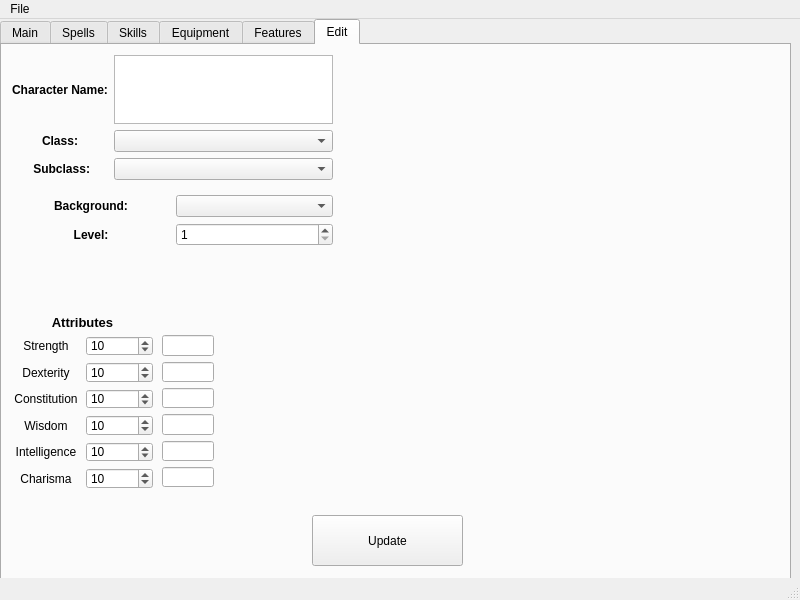
<?xml version="1.0" encoding="UTF-8"?>
<ui version="4.0">
 <class>MainWindow</class>
 <widget class="QMainWindow" name="MainWindow">
  <property name="geometry">
   <rect>
    <x>0</x>
    <y>0</y>
    <width>800</width>
    <height>600</height>
   </rect>
  </property>
  <property name="sizePolicy">
   <sizepolicy hsizetype="Fixed" vsizetype="Fixed">
    <horstretch>0</horstretch>
    <verstretch>0</verstretch>
   </sizepolicy>
  </property>
  <property name="windowTitle">
   <string>5e Character Creator</string>
  </property>
  <property name="tabShape">
   <enum>QTabWidget::Rounded</enum>
  </property>
  <widget class="QWidget" name="centralwidget">
   <widget class="QTabWidget" name="tabWidget">
    <property name="geometry">
     <rect>
      <x>0</x>
      <y>0</y>
      <width>791</width>
      <height>561</height>
     </rect>
    </property>
    <property name="sizePolicy">
     <sizepolicy hsizetype="Fixed" vsizetype="Fixed">
      <horstretch>0</horstretch>
      <verstretch>0</verstretch>
     </sizepolicy>
    </property>
    <property name="currentIndex">
     <number>5</number>
    </property>
    <widget class="QWidget" name="main_tab">
     <attribute name="title">
      <string>Main</string>
     </attribute>
    </widget>
    <widget class="QWidget" name="spells_tab">
     <attribute name="title">
      <string>Spells</string>
     </attribute>
    </widget>
    <widget class="QWidget" name="skills_tab">
     <attribute name="title">
      <string>Skills</string>
     </attribute>
     <widget class="QWidget" name="layoutWidget">
      <property name="geometry">
       <rect>
        <x>20</x>
        <y>30</y>
        <width>721</width>
        <height>481</height>
       </rect>
      </property>
      <layout class="QGridLayout" name="gridLayout_3">
       <item row="0" column="0">
        <widget class="QRadioButton" name="athletics_radioButton">
         <property name="text">
          <string>Athletics</string>
         </property>
         <property name="autoExclusive">
          <bool>false</bool>
         </property>
        </widget>
       </item>
       <item row="0" column="1">
        <widget class="QLineEdit" name="athletics_lineEdit">
         <property name="enabled">
          <bool>true</bool>
         </property>
         <property name="alignment">
          <set>Qt::AlignCenter</set>
         </property>
         <property name="readOnly">
          <bool>true</bool>
         </property>
         <property name="placeholderText">
          <string/>
         </property>
        </widget>
       </item>
       <item row="0" column="2">
        <widget class="QRadioButton" name="medicine_radioButton">
         <property name="text">
          <string>Medicine</string>
         </property>
         <property name="autoExclusive">
          <bool>false</bool>
         </property>
        </widget>
       </item>
       <item row="0" column="3">
        <widget class="QLineEdit" name="medicine_lineEdit">
         <property name="alignment">
          <set>Qt::AlignCenter</set>
         </property>
         <property name="readOnly">
          <bool>true</bool>
         </property>
        </widget>
       </item>
       <item row="1" column="0">
        <widget class="QRadioButton" name="acrobatics_radioButton">
         <property name="text">
          <string>Acrobatics</string>
         </property>
         <property name="autoExclusive">
          <bool>false</bool>
         </property>
        </widget>
       </item>
       <item row="1" column="1">
        <widget class="QLineEdit" name="acrobatics_lineEdit">
         <property name="enabled">
          <bool>true</bool>
         </property>
         <property name="alignment">
          <set>Qt::AlignCenter</set>
         </property>
         <property name="readOnly">
          <bool>true</bool>
         </property>
        </widget>
       </item>
       <item row="1" column="2">
        <widget class="QRadioButton" name="nature_radioButton">
         <property name="text">
          <string>Nature</string>
         </property>
         <property name="autoExclusive">
          <bool>false</bool>
         </property>
        </widget>
       </item>
       <item row="1" column="3">
        <widget class="QLineEdit" name="nature_lineEdit">
         <property name="alignment">
          <set>Qt::AlignCenter</set>
         </property>
         <property name="readOnly">
          <bool>true</bool>
         </property>
        </widget>
       </item>
       <item row="2" column="0">
        <widget class="QRadioButton" name="animalHandling_radioButton">
         <property name="text">
          <string>Animal Handling</string>
         </property>
         <property name="autoExclusive">
          <bool>false</bool>
         </property>
        </widget>
       </item>
       <item row="2" column="1">
        <widget class="QLineEdit" name="animal_handling_lineEdit">
         <property name="alignment">
          <set>Qt::AlignCenter</set>
         </property>
         <property name="readOnly">
          <bool>true</bool>
         </property>
        </widget>
       </item>
       <item row="2" column="2">
        <widget class="QRadioButton" name="perception_radioButton">
         <property name="text">
          <string>Perception</string>
         </property>
         <property name="autoExclusive">
          <bool>false</bool>
         </property>
        </widget>
       </item>
       <item row="2" column="3">
        <widget class="QLineEdit" name="perception_lineEdit">
         <property name="alignment">
          <set>Qt::AlignCenter</set>
         </property>
         <property name="readOnly">
          <bool>true</bool>
         </property>
        </widget>
       </item>
       <item row="3" column="0">
        <widget class="QRadioButton" name="arcana_radioButton">
         <property name="text">
          <string>Arcana</string>
         </property>
         <property name="autoExclusive">
          <bool>false</bool>
         </property>
        </widget>
       </item>
       <item row="3" column="1">
        <widget class="QLineEdit" name="arcana_lineEdit">
         <property name="alignment">
          <set>Qt::AlignCenter</set>
         </property>
         <property name="readOnly">
          <bool>true</bool>
         </property>
        </widget>
       </item>
       <item row="3" column="2">
        <widget class="QRadioButton" name="performance_radioButton">
         <property name="text">
          <string>Performance</string>
         </property>
         <property name="autoExclusive">
          <bool>false</bool>
         </property>
        </widget>
       </item>
       <item row="3" column="3">
        <widget class="QLineEdit" name="performance_lineEdit">
         <property name="alignment">
          <set>Qt::AlignCenter</set>
         </property>
         <property name="readOnly">
          <bool>true</bool>
         </property>
        </widget>
       </item>
       <item row="4" column="0">
        <widget class="QRadioButton" name="deception_radioButton">
         <property name="text">
          <string>Deception</string>
         </property>
         <property name="autoExclusive">
          <bool>false</bool>
         </property>
        </widget>
       </item>
       <item row="4" column="1">
        <widget class="QLineEdit" name="deception_lineEdit">
         <property name="alignment">
          <set>Qt::AlignCenter</set>
         </property>
         <property name="readOnly">
          <bool>true</bool>
         </property>
        </widget>
       </item>
       <item row="4" column="2">
        <widget class="QRadioButton" name="religion_radioButton">
         <property name="text">
          <string>Religion</string>
         </property>
         <property name="autoExclusive">
          <bool>false</bool>
         </property>
        </widget>
       </item>
       <item row="4" column="3">
        <widget class="QLineEdit" name="religion_lineEdit">
         <property name="alignment">
          <set>Qt::AlignCenter</set>
         </property>
         <property name="readOnly">
          <bool>true</bool>
         </property>
        </widget>
       </item>
       <item row="5" column="0">
        <widget class="QRadioButton" name="history_radioButton">
         <property name="text">
          <string>History</string>
         </property>
         <property name="autoExclusive">
          <bool>false</bool>
         </property>
        </widget>
       </item>
       <item row="5" column="1">
        <widget class="QLineEdit" name="history_lineEdit">
         <property name="alignment">
          <set>Qt::AlignCenter</set>
         </property>
         <property name="readOnly">
          <bool>true</bool>
         </property>
        </widget>
       </item>
       <item row="5" column="2">
        <widget class="QRadioButton" name="sleightofhand_radioButton">
         <property name="text">
          <string>Sleight of Hand</string>
         </property>
         <property name="autoExclusive">
          <bool>false</bool>
         </property>
        </widget>
       </item>
       <item row="5" column="3">
        <widget class="QLineEdit" name="sleightofhand_lineEdit">
         <property name="alignment">
          <set>Qt::AlignCenter</set>
         </property>
         <property name="readOnly">
          <bool>true</bool>
         </property>
        </widget>
       </item>
       <item row="6" column="0">
        <widget class="QRadioButton" name="intimidation_radioButton">
         <property name="text">
          <string>Intimidation</string>
         </property>
         <property name="autoExclusive">
          <bool>false</bool>
         </property>
        </widget>
       </item>
       <item row="6" column="1">
        <widget class="QLineEdit" name="intimidation_lineEdit">
         <property name="alignment">
          <set>Qt::AlignCenter</set>
         </property>
         <property name="readOnly">
          <bool>true</bool>
         </property>
        </widget>
       </item>
       <item row="6" column="2">
        <widget class="QRadioButton" name="stealth_radioButton">
         <property name="text">
          <string>Stealth</string>
         </property>
         <property name="autoExclusive">
          <bool>false</bool>
         </property>
        </widget>
       </item>
       <item row="6" column="3">
        <widget class="QLineEdit" name="stealth_lineEdit">
         <property name="alignment">
          <set>Qt::AlignCenter</set>
         </property>
         <property name="readOnly">
          <bool>true</bool>
         </property>
        </widget>
       </item>
       <item row="7" column="0">
        <widget class="QRadioButton" name="insight_radioButton">
         <property name="text">
          <string>Insight</string>
         </property>
         <property name="autoExclusive">
          <bool>false</bool>
         </property>
        </widget>
       </item>
       <item row="7" column="1">
        <widget class="QLineEdit" name="insight_lineEdit">
         <property name="alignment">
          <set>Qt::AlignCenter</set>
         </property>
         <property name="readOnly">
          <bool>true</bool>
         </property>
        </widget>
       </item>
       <item row="7" column="2">
        <widget class="QRadioButton" name="survival_radioButton">
         <property name="text">
          <string>Survival</string>
         </property>
         <property name="autoExclusive">
          <bool>false</bool>
         </property>
        </widget>
       </item>
       <item row="7" column="3">
        <widget class="QLineEdit" name="survival_lineEdit">
         <property name="alignment">
          <set>Qt::AlignCenter</set>
         </property>
         <property name="readOnly">
          <bool>true</bool>
         </property>
        </widget>
       </item>
       <item row="8" column="0">
        <widget class="QRadioButton" name="investigation_radioButton">
         <property name="text">
          <string>Investigation</string>
         </property>
         <property name="autoExclusive">
          <bool>false</bool>
         </property>
        </widget>
       </item>
       <item row="8" column="1">
        <widget class="QLineEdit" name="investigation_lineEdit">
         <property name="alignment">
          <set>Qt::AlignCenter</set>
         </property>
         <property name="readOnly">
          <bool>true</bool>
         </property>
        </widget>
       </item>
       <item row="8" column="3">
        <widget class="QLineEdit" name="persuasion_lineEdit">
         <property name="alignment">
          <set>Qt::AlignCenter</set>
         </property>
         <property name="readOnly">
          <bool>true</bool>
         </property>
        </widget>
       </item>
       <item row="8" column="2">
        <widget class="QRadioButton" name="persuasion_radioButton">
         <property name="text">
          <string>Persuasion</string>
         </property>
         <property name="autoExclusive">
          <bool>false</bool>
         </property>
        </widget>
       </item>
      </layout>
     </widget>
    </widget>
    <widget class="QWidget" name="tab">
     <attribute name="title">
      <string>Equipment</string>
     </attribute>
    </widget>
    <widget class="QWidget" name="tab_2">
     <attribute name="title">
      <string>Features</string>
     </attribute>
    </widget>
    <widget class="QWidget" name="edit_tab">
     <attribute name="title">
      <string>Edit</string>
     </attribute>
     <widget class="QWidget" name="layoutWidget">
      <property name="geometry">
       <rect>
        <x>10</x>
        <y>270</y>
        <width>141</width>
        <height>174</height>
       </rect>
      </property>
      <layout class="QGridLayout" name="gridLayout">
       <item row="3" column="0">
        <widget class="QLabel" name="label_3">
         <property name="text">
          <string>Constitution</string>
         </property>
         <property name="alignment">
          <set>Qt::AlignCenter</set>
         </property>
        </widget>
       </item>
       <item row="2" column="1">
        <widget class="QSpinBox" name="dexterity_spinBox">
         <property name="maximum">
          <number>20</number>
         </property>
         <property name="value">
          <number>10</number>
         </property>
        </widget>
       </item>
       <item row="1" column="1">
        <widget class="QSpinBox" name="strength_spinBox">
         <property name="maximum">
          <number>20</number>
         </property>
         <property name="value">
          <number>10</number>
         </property>
        </widget>
       </item>
       <item row="2" column="0">
        <widget class="QLabel" name="dex_label">
         <property name="text">
          <string>Dexterity</string>
         </property>
         <property name="alignment">
          <set>Qt::AlignCenter</set>
         </property>
        </widget>
       </item>
       <item row="4" column="0">
        <widget class="QLabel" name="label_4">
         <property name="text">
          <string>Wisdom</string>
         </property>
         <property name="alignment">
          <set>Qt::AlignCenter</set>
         </property>
        </widget>
       </item>
       <item row="3" column="1">
        <widget class="QSpinBox" name="constitution_spinBox">
         <property name="maximum">
          <number>20</number>
         </property>
         <property name="value">
          <number>10</number>
         </property>
        </widget>
       </item>
       <item row="4" column="1">
        <widget class="QSpinBox" name="wisdom_spinBox">
         <property name="maximum">
          <number>20</number>
         </property>
         <property name="value">
          <number>10</number>
         </property>
        </widget>
       </item>
       <item row="5" column="0">
        <widget class="QLabel" name="label_5">
         <property name="text">
          <string>Intelligence</string>
         </property>
         <property name="alignment">
          <set>Qt::AlignCenter</set>
         </property>
        </widget>
       </item>
       <item row="1" column="0">
        <widget class="QLabel" name="strength_label">
         <property name="text">
          <string>Strength</string>
         </property>
         <property name="alignment">
          <set>Qt::AlignCenter</set>
         </property>
        </widget>
       </item>
       <item row="5" column="1">
        <widget class="QSpinBox" name="intelligence_spinBox">
         <property name="maximum">
          <number>20</number>
         </property>
         <property name="value">
          <number>10</number>
         </property>
        </widget>
       </item>
       <item row="6" column="0">
        <widget class="QLabel" name="label_6">
         <property name="text">
          <string>Charisma</string>
         </property>
         <property name="alignment">
          <set>Qt::AlignCenter</set>
         </property>
        </widget>
       </item>
       <item row="6" column="1">
        <widget class="QSpinBox" name="charisma_spinBox">
         <property name="maximum">
          <number>20</number>
         </property>
         <property name="value">
          <number>10</number>
         </property>
        </widget>
       </item>
       <item row="0" column="0" colspan="2">
        <widget class="QLabel" name="label_2">
         <property name="font">
          <font>
           <pointsize>10</pointsize>
           <weight>75</weight>
           <bold>true</bold>
          </font>
         </property>
         <property name="text">
          <string>Attributes</string>
         </property>
         <property name="scaledContents">
          <bool>false</bool>
         </property>
         <property name="alignment">
          <set>Qt::AlignCenter</set>
         </property>
        </widget>
       </item>
      </layout>
     </widget>
     <widget class="QWidget" name="layoutWidget">
      <property name="geometry">
       <rect>
        <x>10</x>
        <y>10</y>
        <width>321</width>
        <height>125</height>
       </rect>
      </property>
      <layout class="QGridLayout" name="gridLayout_2">
       <item row="0" column="0">
        <widget class="QLabel" name="label">
         <property name="font">
          <font>
           <weight>75</weight>
           <bold>true</bold>
          </font>
         </property>
         <property name="text">
          <string>Character Name:</string>
         </property>
         <property name="alignment">
          <set>Qt::AlignCenter</set>
         </property>
        </widget>
       </item>
       <item row="0" column="1">
        <widget class="QPlainTextEdit" name="character_name_box">
         <property name="font">
          <font>
           <strikeout>false</strikeout>
          </font>
         </property>
         <property name="lineWidth">
          <number>1</number>
         </property>
         <property name="verticalScrollBarPolicy">
          <enum>Qt::ScrollBarAlwaysOff</enum>
         </property>
         <property name="horizontalScrollBarPolicy">
          <enum>Qt::ScrollBarAlwaysOff</enum>
         </property>
        </widget>
       </item>
       <item row="1" column="0">
        <widget class="QLabel" name="label_7">
         <property name="font">
          <font>
           <weight>75</weight>
           <bold>true</bold>
          </font>
         </property>
         <property name="text">
          <string>Class:</string>
         </property>
         <property name="alignment">
          <set>Qt::AlignCenter</set>
         </property>
        </widget>
       </item>
       <item row="1" column="1">
        <widget class="QComboBox" name="class_comboBox"/>
       </item>
       <item row="2" column="0">
        <widget class="QLabel" name="label_8">
         <property name="font">
          <font>
           <weight>75</weight>
           <bold>true</bold>
          </font>
         </property>
         <property name="text">
          <string> Subclass:</string>
         </property>
         <property name="alignment">
          <set>Qt::AlignCenter</set>
         </property>
        </widget>
       </item>
       <item row="2" column="1">
        <widget class="QComboBox" name="subclass_comboBox"/>
       </item>
      </layout>
     </widget>
     <widget class="QWidget" name="layoutWidget">
      <property name="geometry">
       <rect>
        <x>10</x>
        <y>150</y>
        <width>321</width>
        <height>51</height>
       </rect>
      </property>
      <layout class="QGridLayout" name="gridLayout_4">
       <item row="0" column="0">
        <widget class="QLabel" name="label_9">
         <property name="font">
          <font>
           <weight>75</weight>
           <bold>true</bold>
          </font>
         </property>
         <property name="text">
          <string>Background:</string>
         </property>
         <property name="alignment">
          <set>Qt::AlignCenter</set>
         </property>
        </widget>
       </item>
       <item row="0" column="1">
        <widget class="QComboBox" name="background_comboBox"/>
       </item>
       <item row="1" column="0">
        <widget class="QLabel" name="label_10">
         <property name="font">
          <font>
           <weight>75</weight>
           <bold>true</bold>
          </font>
         </property>
         <property name="text">
          <string>Level:</string>
         </property>
         <property name="alignment">
          <set>Qt::AlignCenter</set>
         </property>
        </widget>
       </item>
       <item row="1" column="1">
        <widget class="QSpinBox" name="characterlevel_spinBox">
         <property name="minimum">
          <number>1</number>
         </property>
         <property name="maximum">
          <number>20</number>
         </property>
        </widget>
       </item>
      </layout>
     </widget>
     <widget class="QWidget" name="layoutWidget">
      <property name="geometry">
       <rect>
        <x>160</x>
        <y>290</y>
        <width>52</width>
        <height>152</height>
       </rect>
      </property>
      <layout class="QGridLayout" name="gridLayout_5">
       <item row="0" column="0">
        <widget class="QLineEdit" name="strength_bonus_lineEdit"/>
       </item>
       <item row="1" column="0">
        <widget class="QLineEdit" name="dexterity_bonus_lineEdit"/>
       </item>
       <item row="2" column="0">
        <widget class="QLineEdit" name="constitution_bonus_lineEdit"/>
       </item>
       <item row="3" column="0">
        <widget class="QLineEdit" name="wisdom_bonus_lineEdit"/>
       </item>
       <item row="4" column="0">
        <widget class="QLineEdit" name="intelligence_bonus_lineEdit"/>
       </item>
       <item row="5" column="0">
        <widget class="QLineEdit" name="charisma_bonus_lineEdit"/>
       </item>
      </layout>
     </widget>
     <widget class="QPushButton" name="update_pushButton">
      <property name="geometry">
       <rect>
        <x>310</x>
        <y>470</y>
        <width>151</width>
        <height>51</height>
       </rect>
      </property>
      <property name="text">
       <string>Update</string>
      </property>
     </widget>
    </widget>
   </widget>
  </widget>
  <widget class="QMenuBar" name="menubar">
   <property name="geometry">
    <rect>
     <x>0</x>
     <y>0</y>
     <width>800</width>
     <height>21</height>
    </rect>
   </property>
   <widget class="QMenu" name="menuFile">
    <property name="title">
     <string>File</string>
    </property>
    <addaction name="actionSave"/>
    <addaction name="actionLoad"/>
    <addaction name="separator"/>
    <addaction name="actionDelete"/>
   </widget>
   <addaction name="menuFile"/>
  </widget>
  <widget class="QStatusBar" name="statusbar"/>
  <action name="actionFile">
   <property name="text">
    <string>File</string>
   </property>
  </action>
  <action name="actionEdit">
   <property name="text">
    <string>Edit</string>
   </property>
  </action>
  <action name="actionSave">
   <property name="text">
    <string>Save</string>
   </property>
  </action>
  <action name="actionLoad">
   <property name="text">
    <string>Load</string>
   </property>
  </action>
  <action name="actionDelete">
   <property name="text">
    <string>Delete</string>
   </property>
  </action>
 </widget>
 <resources/>
 <connections/>
</ui>
